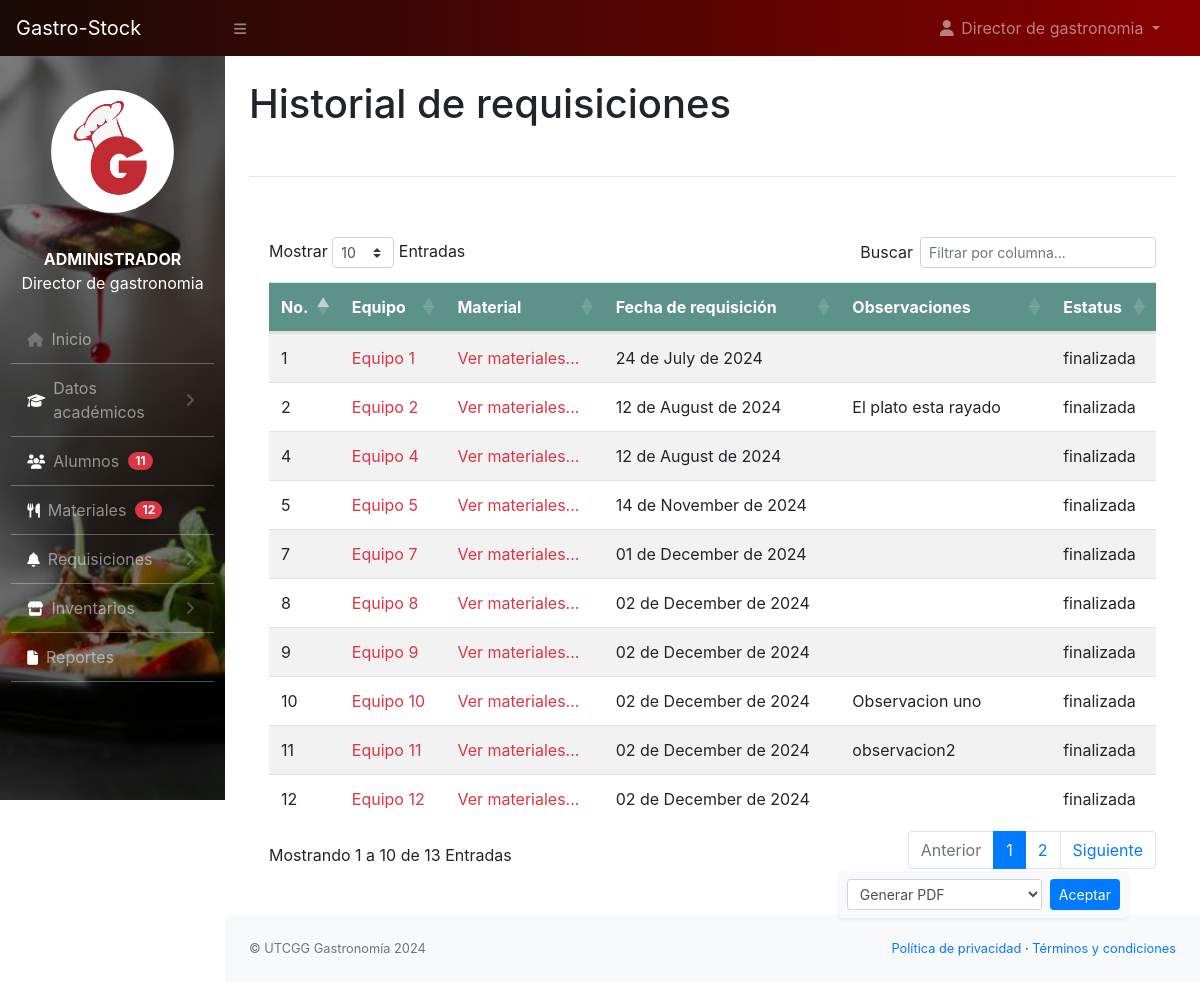
Screenshot of /encargado/solicitudes_totales.php (signed in) with the database file from the repository.
### tables this page shows
CREATE TABLE `solicitud` (
  `id` int(11) NOT NULL,
  `solicitante` int(100) NOT NULL,
  `total` int(50) NOT NULL,
  `equipo` int(11) DEFAULT NULL,
  `observaciones` varchar(300) DEFAULT NULL,
  `asignatura` int(11) DEFAULT NULL,
  `profesor` int(11) DEFAULT NULL,
  `fecha_solicitud` date DEFAULT NULL,
  `fecha_entrega` date DEFAULT NULL,
  `fecha_reposicion` date DEFAULT NULL,
  `estatus` varchar(50) NOT NULL,
  `fecha` datetime NOT NULL DEFAULT current_timestamp(),
  `faltantes` int(10) DEFAULT NULL
);

### encargado/solicitudes_totales.php (the view, shortened to what this page needs)
<?php
    include_once('../conf/config.php');
?>
<!DOCTYPE html>
<html lang="en">
<head>
    <link rel="stylesheet" href="https://cdn.jsdelivr.net/npm/bootstrap@4.6.2/dist/css/bootstrap.min.css">
        <link href="../css/styles.css" rel="stylesheet" />
        <link rel="stylesheet" href="../css/estilo-nav.css">
        <link href="https://cdn.datatables.net/1.10.20/css/dataTables.bootstrap4.min.css" rel="stylesheet" />
        <link rel="stylesheet" href="https://cdnjs.cloudflare.com/ajax/libs/font-awesome/6.5.1/css/all.min.css" />
</head>
<body class="sb-nav-fixed">
    <?php
        include_once("navbar.php");
    ?>
    <div id="layoutSidenav_content">
                <main>
                    <div class="container-fluid">
                        <h1 class="mt-4">Historial de requisiciones</h1>
                        <br>
                        <hr>
                        <br>
                        <div class="card mb-4" style="border: none">
                            <div class="card-body">
                                <div class="table-responsive">
                                    <table class="table table-hover table-striped" id="dataTable" width="100%" cellspacing="0">
                                        <thead style="background-color:#5C9287 ;color: #fff;">
                                            <tr>
                                                <th>No.</th>
                                                <th>Equipo</th>
                                                <th>Material</th>
                                                <th>Fecha de requisición</th>
                                                <th>Observaciones</th>
                                                <th>Estatus</th>
                                            </tr>
                                        </thead>
                                        <tbody>
                                            <?php
          $sql = "SELECT DISTINCT solicitud.* FROM solicitud
          INNER JOIN num_equipo ON solicitud.equipo = num_equipo.id
          INNER JOIN integrantes_equipo ON num_equipo.id = integrantes_equipo.num_equipo
          ORDER BY id DESC";
          $result = $con -> query($sql);
          $i_equipo=1;
          if($result ->num_rows > 0){
            while($row = $result ->fetch_assoc()) {
                ?>
                                            <tr>
                                                <td><?php echo $row['id']?></td>
                                                <td>
                    <a href=# class="text-danger" data-toggle="modal" data-target="#modal1_<?php echo $i_equipo ?>">
                        Equipo <?php echo $row['equipo']?></a>
                                                </td>
                                                <td>
                    <a href=# class="text-danger" data-toggle="modal" data-target="#modal2_<?php echo $i_equipo ?>" style="color: red">
                        Ver materiales...</a>
                                                </td>
                                                <td>
                                                    <?php setlocale(LC_TIME, 'es_ES', 'Spanish_Spain', 'Spanish');
              echo strftime("%d de %B de %Y", strtotime($row['fecha'])); ?>
                                                </td>
                                                <td><?php echo $row['observaciones'] ?></td>
                                                <td><?php echo $row['estatus'] ?></td>
                                            </tr>
                        <?php
                        $i_equipo++;
                    }
          } else{
            echo "<tr> <td colspan='6'> <center>Aún no se han realizado requisiciones</center></td></tr>";
          }
        ?>
                    </tbody>
                  </table>
                </div>
              </div>
            </div>
            <div class="d-flex container-fluid justify-content-end fixed-bottom p-5">
        <ul class="custom-list">
        <div class="container mt-3 d-flex justify-content-center">
    <div class="d-flex align-items-center bg-light p-2 rounded shadow-sm" style="max-width: 600px;">
        <select id="timeRangeSelect" class="form-control form-control-sm mr-2" style="width: auto;">
            <option value="#">Generar PDF</option>
        </select>
        <button type="button" class="btn btn-sm btn-primary" onclick="generatePDF()">Aceptar</button>
    </div>
</div>
</ul>
          <br>
          <br>
          <br>
        </main>
        <?php include_once('footer.php'); ?>
</body>
</html>

### rows the page displays
solicitud: id "12", equipo "12", fecha "02 de December de 2024", estatus "finalizada"
solicitud: id "11", equipo "11", fecha "02 de December de 2024", observaciones "observacion2", estatus "finalizada"
solicitud: id "10", equipo "10", fecha "02 de December de 2024", observaciones "Observacion uno", estatus "finalizada"
solicitud: id "9", equipo "9", fecha "02 de December de 2024", estatus "finalizada"
solicitud: id "8", equipo "8", fecha "02 de December de 2024", estatus "finalizada"
solicitud: id "7", equipo "7", fecha "01 de December de 2024", estatus "finalizada"
solicitud: id "5", equipo "5", fecha "14 de November de 2024", estatus "finalizada"
solicitud: id "4", equipo "4", fecha "12 de August de 2024", estatus "finalizada"
solicitud: id "2", equipo "2", fecha "12 de August de 2024", observaciones "El plato esta rayado", estatus "finalizada"
solicitud: id "1", equipo "1", fecha "24 de July de 2024", estatus "finalizada"

### other values shown
$nombre "Director de gastronomia"
$tipo_usuario "ADMINISTRADOR"
$row['total'] "11"
$row['total'] "12"
